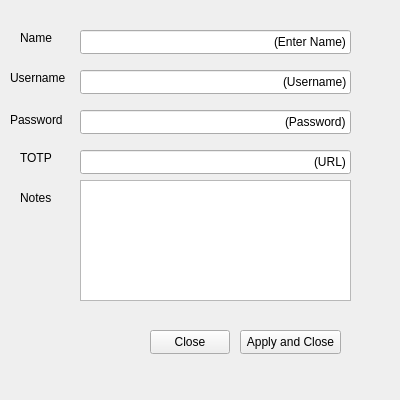
<?xml version="1.0" encoding="UTF-8"?>
<ui version="4.0">
 <class>EntryViewer</class>
 <widget class="QWidget" name="EntryViewer">
  <property name="geometry">
   <rect>
    <x>0</x>
    <y>0</y>
    <width>400</width>
    <height>400</height>
   </rect>
  </property>
  <property name="minimumSize">
   <size>
    <width>400</width>
    <height>400</height>
   </size>
  </property>
  <property name="windowTitle">
   <string>Dialog</string>
  </property>
  <widget class="QPushButton" name="pushButton">
   <property name="geometry">
    <rect>
     <x>150</x>
     <y>330</y>
     <width>80</width>
     <height>24</height>
    </rect>
   </property>
   <property name="text">
    <string>Close</string>
   </property>
  </widget>
  <widget class="QPushButton" name="pushButton_2">
   <property name="geometry">
    <rect>
     <x>240</x>
     <y>330</y>
     <width>101</width>
     <height>24</height>
    </rect>
   </property>
   <property name="text">
    <string>Apply and Close</string>
   </property>
  </widget>
  <widget class="QLineEdit" name="lineEdit">
   <property name="geometry">
    <rect>
     <x>80</x>
     <y>30</y>
     <width>271</width>
     <height>24</height>
    </rect>
   </property>
   <property name="text">
    <string>(Enter Name)</string>
   </property>
   <property name="alignment">
    <set>Qt::AlignRight|Qt::AlignTrailing|Qt::AlignVCenter</set>
   </property>
   <property name="dragEnabled">
    <bool>false</bool>
   </property>
  </widget>
  <widget class="QLabel" name="label">
   <property name="geometry">
    <rect>
     <x>20</x>
     <y>30</y>
     <width>49</width>
     <height>16</height>
    </rect>
   </property>
   <property name="text">
    <string>Name</string>
   </property>
  </widget>
  <widget class="QLabel" name="label_2">
   <property name="geometry">
    <rect>
     <x>10</x>
     <y>70</y>
     <width>61</width>
     <height>16</height>
    </rect>
   </property>
   <property name="text">
    <string>Username</string>
   </property>
  </widget>
  <widget class="QLineEdit" name="lineEdit_2">
   <property name="geometry">
    <rect>
     <x>80</x>
     <y>70</y>
     <width>271</width>
     <height>24</height>
    </rect>
   </property>
   <property name="text">
    <string>(Username)</string>
   </property>
   <property name="alignment">
    <set>Qt::AlignRight|Qt::AlignTrailing|Qt::AlignVCenter</set>
   </property>
  </widget>
  <widget class="QLineEdit" name="lineEdit_3">
   <property name="geometry">
    <rect>
     <x>80</x>
     <y>110</y>
     <width>271</width>
     <height>24</height>
    </rect>
   </property>
   <property name="text">
    <string>(Password)</string>
   </property>
   <property name="alignment">
    <set>Qt::AlignRight|Qt::AlignTrailing|Qt::AlignVCenter</set>
   </property>
  </widget>
  <widget class="QLabel" name="label_3">
   <property name="geometry">
    <rect>
     <x>10</x>
     <y>110</y>
     <width>61</width>
     <height>20</height>
    </rect>
   </property>
   <property name="text">
    <string>Password</string>
   </property>
  </widget>
  <widget class="QLineEdit" name="lineEdit_4">
   <property name="geometry">
    <rect>
     <x>80</x>
     <y>150</y>
     <width>271</width>
     <height>24</height>
    </rect>
   </property>
   <property name="text">
    <string>(URL)</string>
   </property>
   <property name="alignment">
    <set>Qt::AlignRight|Qt::AlignTrailing|Qt::AlignVCenter</set>
   </property>
  </widget>
  <widget class="QLabel" name="label_4">
   <property name="geometry">
    <rect>
     <x>20</x>
     <y>150</y>
     <width>49</width>
     <height>16</height>
    </rect>
   </property>
   <property name="text">
    <string>TOTP</string>
   </property>
  </widget>
  <widget class="QTextEdit" name="textEdit">
   <property name="geometry">
    <rect>
     <x>80</x>
     <y>180</y>
     <width>271</width>
     <height>121</height>
    </rect>
   </property>
  </widget>
  <widget class="QLabel" name="label_5">
   <property name="geometry">
    <rect>
     <x>20</x>
     <y>190</y>
     <width>49</width>
     <height>16</height>
    </rect>
   </property>
   <property name="text">
    <string>Notes</string>
   </property>
  </widget>
 </widget>
 <resources/>
 <connections/>
</ui>
